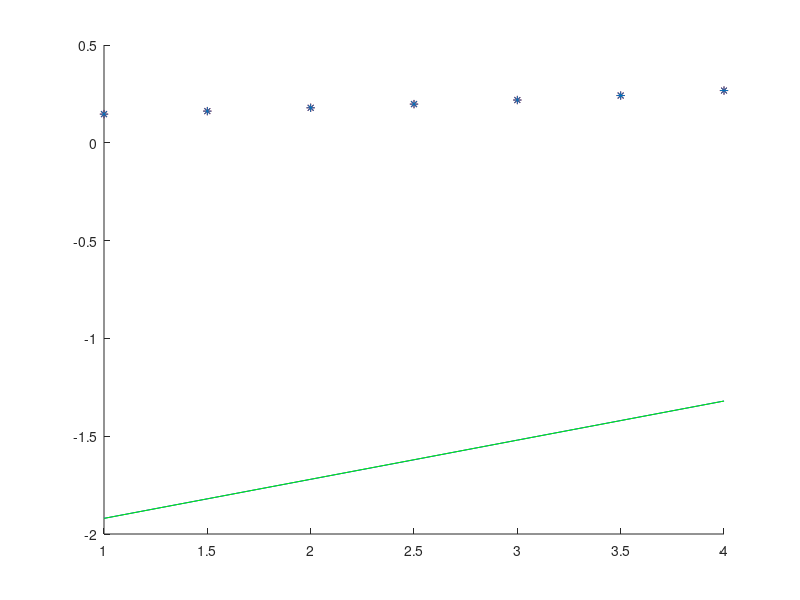

This figure's MATLAB source:
% Semester Test 2 - 2016, Question 2
% Related: page 73 of the textbook. Example 1

% NOTE: There are 4 plots on the graph, however you need to
% zoom in to see the distinct points

% Setup
clear all;
clf reset
clf
hold on

% Given Data
x = [     1,    1.5,      2,    2.5,      3,    3.5,      4];
y = [0.1466, 0.1620, 0.1790, 0.1978, 0.2187, 0.2417, 0.2671];

% Plot the raw data
plot(x, y, 'r*')

% Need to apply the model y = ae^(bx) to the raw Data

% First we need to linearise the model:
% y = ae^(bx)
% ln(y) = ln(ae^(bx))
% ln(y) = ln(a) + ln(e^(bx)) // By product law
% ln(y) = ln(a) + [bx * ln(e)] // By power law

% So we have
% ln(y) = bx + ln(a)
%   Y   = bX + c
%         ln(a) = c
%         a = exp(c)

% ln(y) == log(y) in matlab

% Plot the linear model
plot(x, log(y), 'b-')

% Get b and c for a straight line (1), given the transformed data
A = polyfit(x, log(y), 1);
% A(1) = b
% A(2) = c
% a = exp(A(2))

% Plot the straight line through the linear model
% Y = bx + C
plot(x, A(1) * x + A(2), 'g-')

% Plot the non-linear model
% y = ae^(bx)
plot(x, exp(A(2)) * exp(A(1) * x), 'p*')
hold off

% -----------------------------------------
% QUESTIONS
% ----------------------

% --------------
% Equation of straight line fitted to transformed data (Substitute values)
% ---------

% Get the straight line fitted to the transformed data
% Transformed data: ln(y) = bx + ln(a)
polyfit(x, log(y), 1)
% y = A(1) * x + A(2)

% --------------
% Equation of model (Substitute values)
% ---------

% Model: y = ae^(bx)

% NOTE:
% A(2) = ln(a)
% exp(A(2)) = a

% So we have
%  y = exp(A(2))*exp(A(1) * x)

% --------------
% Least Squares error
% ---------
model = exp(A(2))*exp(A(1) * x);
error = norm(model - y).^2
